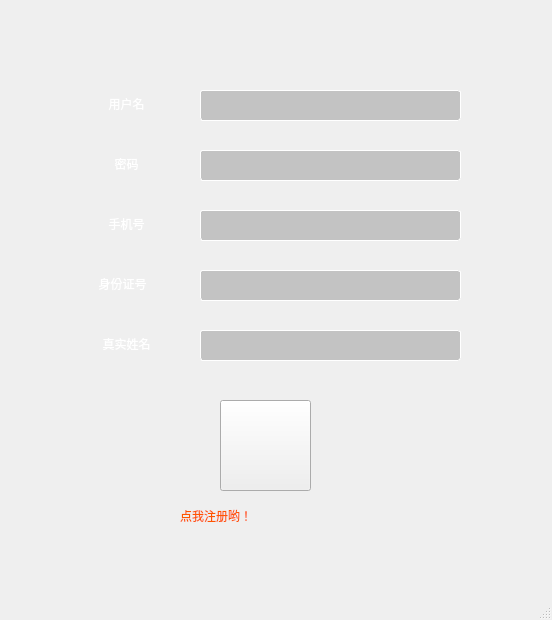
<?xml version="1.0" encoding="UTF-8"?>
<ui version="4.0">
 <class>registerWindow</class>
 <widget class="QMainWindow" name="registerWindow">
  <property name="geometry">
   <rect>
    <x>0</x>
    <y>0</y>
    <width>552</width>
    <height>620</height>
   </rect>
  </property>
  <property name="windowTitle">
   <string>MainWindow</string>
  </property>
  <widget class="QWidget" name="centralwidget">
   <widget class="QWidget" name="widget" native="true">
    <property name="geometry">
     <rect>
      <x>-50</x>
      <y>-40</y>
      <width>671</width>
      <height>831</height>
     </rect>
    </property>
    <property name="styleSheet">
     <string notr="true">#widget{
	border-image: url(:/IMG_2027.JPG);}
</string>
    </property>
    <widget class="QLineEdit" name="usernameLineEdit">
     <property name="geometry">
      <rect>
       <x>250</x>
       <y>130</y>
       <width>261</width>
       <height>31</height>
      </rect>
     </property>
     <property name="styleSheet">
      <string notr="true">background-color:rgba(244,244,244,2);
font: 12pt &quot;黑体&quot;;
background-color: rgb(145, 145, 145,120);
	border-radius:3px;
	color:rgb(0,0,0);
border:1px solid #e1e0e0;
border-color: rgb(255, 255, 255);
</string>
     </property>
    </widget>
    <widget class="QPushButton" name="pushButton_2">
     <property name="geometry">
      <rect>
       <x>130</x>
       <y>130</y>
       <width>93</width>
       <height>28</height>
      </rect>
     </property>
     <property name="styleSheet">
      <string notr="true">	bcakground-color: rgb(255,132,139,0);
font: 12pt &quot;04b_21&quot;;
	border-radius:3px;
	color:rgb(255,255,255);</string>
     </property>
     <property name="text">
      <string>用户名</string>
     </property>
    </widget>
    <widget class="QLineEdit" name="passwordLineEdit">
     <property name="geometry">
      <rect>
       <x>250</x>
       <y>190</y>
       <width>261</width>
       <height>31</height>
      </rect>
     </property>
     <property name="styleSheet">
      <string notr="true">
font: 12pt &quot;黑体&quot;;
background-color: rgb(145, 145, 145,120);
	border-radius:3px;
	color:rgb(0,0,0);
border:1px solid #e1e0e0;
border-color: rgb(255, 255, 255);
</string>
     </property>
    </widget>
    <widget class="QPushButton" name="pushButton_3">
     <property name="geometry">
      <rect>
       <x>130</x>
       <y>190</y>
       <width>93</width>
       <height>28</height>
      </rect>
     </property>
     <property name="styleSheet">
      <string notr="true">	bcakground-color: rgb(255,132,139,0);
font: 12pt &quot;04b_21&quot;;
	border-radius:3px;
	color:rgb(255,255,255);</string>
     </property>
     <property name="text">
      <string>密码</string>
     </property>
    </widget>
    <widget class="QLineEdit" name="telphoneLineEdit">
     <property name="geometry">
      <rect>
       <x>250</x>
       <y>250</y>
       <width>261</width>
       <height>31</height>
      </rect>
     </property>
     <property name="styleSheet">
      <string notr="true">background-color: rgb(145, 145, 145,120);
	border-radius:3px;
	color:rgb(0,0,0);
font: 12pt &quot;黑体&quot;;
border:1px solid #e1e0e0;
border-color: rgb(255, 255, 255);
</string>
     </property>
    </widget>
    <widget class="QPushButton" name="pushButton_4">
     <property name="geometry">
      <rect>
       <x>130</x>
       <y>250</y>
       <width>93</width>
       <height>28</height>
      </rect>
     </property>
     <property name="styleSheet">
      <string notr="true">	bcakground-color: rgb(255,132,139,0);
font: 12pt &quot;04b_21&quot;;
	border-radius:3px;
	color:rgb(255,255,255);</string>
     </property>
     <property name="text">
      <string>手机号</string>
     </property>
    </widget>
    <widget class="QLineEdit" name="IDLineEdit">
     <property name="geometry">
      <rect>
       <x>250</x>
       <y>310</y>
       <width>261</width>
       <height>31</height>
      </rect>
     </property>
     <property name="styleSheet">
      <string notr="true">background-color: rgb(145, 145, 145,120);
	border-radius:3px;
	color:rgb(0,0,0);
font: 12pt &quot;黑体&quot;;
border:1px solid #e1e0e0;
border-color: rgb(255, 255, 255);
</string>
     </property>
    </widget>
    <widget class="QPushButton" name="pushButton_5">
     <property name="geometry">
      <rect>
       <x>122</x>
       <y>310</y>
       <width>101</width>
       <height>28</height>
      </rect>
     </property>
     <property name="styleSheet">
      <string notr="true">	bcakground-color: rgb(255,132,139,0);
font: 12pt &quot;04b_21&quot;;
	border-radius:3px;
	color:rgb(255,255,255);</string>
     </property>
     <property name="text">
      <string>身份证号</string>
     </property>
    </widget>
    <widget class="QLineEdit" name="RealNameLineEdit">
     <property name="geometry">
      <rect>
       <x>250</x>
       <y>370</y>
       <width>261</width>
       <height>31</height>
      </rect>
     </property>
     <property name="styleSheet">
      <string notr="true">background-color: rgb(145, 145, 145,120);
	border-radius:3px;
	color:rgb(0,0,0);
font: 12pt &quot;黑体&quot;;
border:1px solid #e1e0e0;
border-color: rgb(255, 255, 255);
</string>
     </property>
    </widget>
    <widget class="QPushButton" name="pushButton_6">
     <property name="geometry">
      <rect>
       <x>130</x>
       <y>370</y>
       <width>93</width>
       <height>28</height>
      </rect>
     </property>
     <property name="styleSheet">
      <string notr="true">	bcakground-color: rgb(255,132,139,0);
font: 12pt &quot;04b_21&quot;;
	border-radius:3px;
	color:rgb(255,255,255);</string>
     </property>
     <property name="text">
      <string>真实姓名</string>
     </property>
    </widget>
    <widget class="QPushButton" name="registerPushButton">
     <property name="geometry">
      <rect>
       <x>270</x>
       <y>440</y>
       <width>91</width>
       <height>91</height>
      </rect>
     </property>
     <property name="styleSheet">
      <string notr="true">border-image: url(:/Chh5.png);</string>
     </property>
     <property name="text">
      <string/>
     </property>
    </widget>
    <widget class="QLabel" name="label">
     <property name="geometry">
      <rect>
       <x>230</x>
       <y>540</y>
       <width>191</width>
       <height>31</height>
      </rect>
     </property>
     <property name="styleSheet">
      <string notr="true">font: 20pt &quot;Arial&quot;;
color: rgb(255, 85, 0);</string>
     </property>
     <property name="text">
      <string>点我注册哟！</string>
     </property>
    </widget>
   </widget>
  </widget>
  <widget class="QMenuBar" name="menubar">
   <property name="geometry">
    <rect>
     <x>0</x>
     <y>0</y>
     <width>552</width>
     <height>25</height>
    </rect>
   </property>
  </widget>
  <widget class="QStatusBar" name="statusbar"/>
 </widget>
 <resources/>
 <connections/>
</ui>
